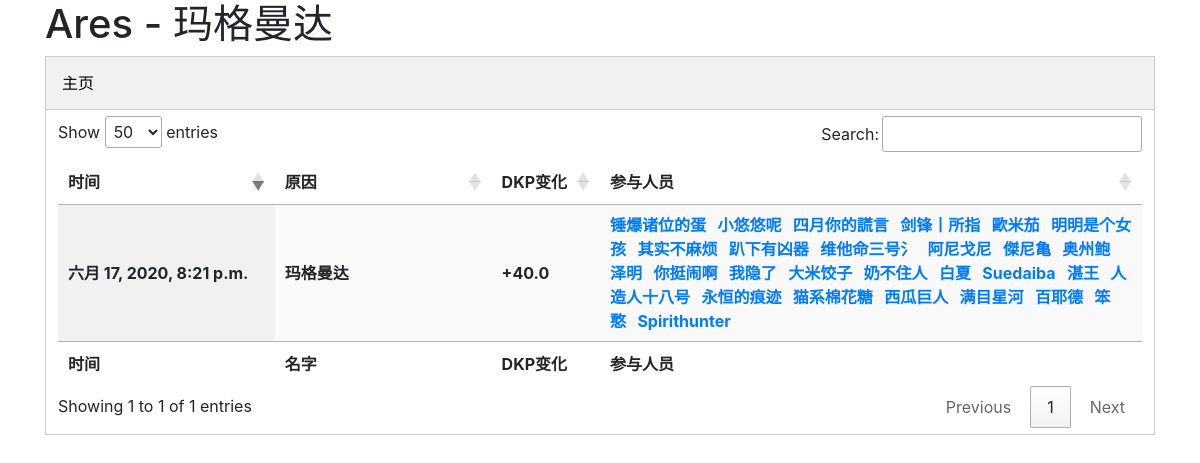
Page /kill/2/ on the committed database.
### point/models.py (models this page shows)
class record(models.Model):
  id = models.AutoField(primary_key=True)
  item = models.IntegerField(null=True,blank=True)
  dkp = models.IntegerField(null=True,blank=True)
  gp = models.FloatField(null=True,blank=True)
  time = models.DateTimeField(null=True,blank=True)
  boss = models.CharField(null=True,max_length=40,blank=True)
  name = models.TextField(null=True,blank=True)
  ep = models.FloatField(null=True,blank=True)

### point/views.py (the view)
# urls.py: path('kill/<int:bossid>/',views.kill),
def kill(request,bossid):
  KillLog = record.objects.get(id=int(bossid))
  name = KillLog.name.split(',')
  renderData = {
    "id":bossid,
    "time":KillLog.time,
    "boss":KillLog.boss,
    "ep":KillLog.ep,
    "dkp":KillLog.dkp,
    "name":name
  }
  return render(request,'kill.html',renderData)

### templates/kill.html (shortened to what this page needs)
<!DOCTYPE html>
<html>
<head>
    <link rel="stylesheet" type="text/css" href="https://cdn.datatables.net/1.10.20/css/jquery.dataTables.min.css">
    <link rel="stylesheet" type="text/css" href="https://cdnjs.cloudflare.com/ajax/libs/twitter-bootstrap/4.1.3/css/bootstrap.css">
</head>
<body>
<div class="container">
  <H1>Ares - {{boss}}</H1>
  <div class="tab">
    <a href="/"><button class="tablinks" >主页</button></a>
  </div>
  <div id="LogsTab" class="tabcontent">
    <table id="logsTable" class="display" style="width:100%">
      <thead>
        <tr>
          <th width="20%">时间</th>
          <th width="20%">原因</th>
          <th width="10%">
          {% if dkp %}
          DKP变化
          {% else %}
          EP变化
          {% endif %}
          </th>
          <th>参与人员</th>
        </tr>
      </thead>
      <tr  role="row" class="odd">
        <th>{{time}}</th>
        <th>{{boss}}</th>
        <th>
        {% if ep %}
        +{{ep}}
        {% elif dkp %}
        +{{dkp}}
        {% else %}
        EPGP{{boss}}
        {% endif %}
        </th>
        <th>
        {% for i in name %}
        <a href="/PlayerDetail/{{i}}">{{i}}</a>&nbsp;&nbsp;
        {% endfor %}
        </th>
      </tr>
      <tfoot>
        <tr>
          <th>时间</th>
          <th>名字</th>
          <th width="10%">
          {% if dkp %}
          DKP变化
          {% else %}
          EP变化
          {% endif %}
          </th>
          <th>参与人员</th>
        </tr>
      </tfoot>
    </table>
  </div>
</div>
</body>
</html>

### templates/kill.html (style rules this page uses)
.tab { overflow: hidden; border: 1px solid #ccc; background-color: #f1f1f1; }
.tab button { background-color: inherit; float: left; border: none; outline: none; cursor: pointer; padding: 14px 16px; transition: 0.3s; }
.tabcontent { padding: 6px 12px; border: 1px solid #ccc; border-top: none; }

### rows in the picture
record: boss "玛格曼达", time "六月 17, 2020, 8:21 p.m.", ep "40.0"

### other values in the picture
{{ i }} "锤爆诸位的蛋" "小悠悠呢" "四月你的謊言" "剑锋丨所指" "歐米茄" "明明是个女孩" "其实不麻烦" "趴下有凶器" "维他命三号氵" "阿尼戈尼" "傑尼亀" "奥州鲍" "泽明" "你挺闹啊" "我隐了" "大米饺子" "奶不住人" "白夏" "Suedaiba" "湛王" "人造人十八号" "永恒的痕迹" "猫系棉花糖" "西瓜巨人" "满目星河" "百耶德" "笨憨" "Spirithunter"
